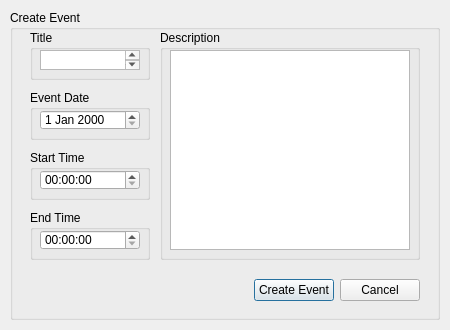
<?xml version="1.0" encoding="UTF-8"?>
<ui version="4.0">
 <class>EventsCreateWindow</class>
 <widget class="QDialog" name="EventsCreateWindow">
  <property name="geometry">
   <rect>
    <x>0</x>
    <y>0</y>
    <width>450</width>
    <height>330</height>
   </rect>
  </property>
  <property name="minimumSize">
   <size>
    <width>450</width>
    <height>330</height>
   </size>
  </property>
  <property name="maximumSize">
   <size>
    <width>450</width>
    <height>330</height>
   </size>
  </property>
  <property name="windowTitle">
   <string>Dialog</string>
  </property>
  <widget class="QGroupBox" name="CreateEventBox">
   <property name="geometry">
    <rect>
     <x>10</x>
     <y>10</y>
     <width>430</width>
     <height>310</height>
    </rect>
   </property>
   <property name="title">
    <string>Create Event</string>
   </property>
   <widget class="QGroupBox" name="TitleBox">
    <property name="geometry">
     <rect>
      <x>20</x>
      <y>20</y>
      <width>120</width>
      <height>50</height>
     </rect>
    </property>
    <property name="title">
     <string>Title</string>
    </property>
    <widget class="QPlainTextEdit" name="TitlePlainTextEdit">
     <property name="geometry">
      <rect>
       <x>10</x>
       <y>20</y>
       <width>100</width>
       <height>20</height>
      </rect>
     </property>
    </widget>
   </widget>
   <widget class="QGroupBox" name="DescriptionBox">
    <property name="geometry">
     <rect>
      <x>150</x>
      <y>20</y>
      <width>260</width>
      <height>230</height>
     </rect>
    </property>
    <property name="title">
     <string>Description</string>
    </property>
    <widget class="QPlainTextEdit" name="DescriptionPlainTextEdit">
     <property name="geometry">
      <rect>
       <x>10</x>
       <y>20</y>
       <width>240</width>
       <height>200</height>
      </rect>
     </property>
    </widget>
   </widget>
   <widget class="QGroupBox" name="EventDateBox">
    <property name="geometry">
     <rect>
      <x>20</x>
      <y>80</y>
      <width>120</width>
      <height>50</height>
     </rect>
    </property>
    <property name="title">
     <string>Event Date</string>
    </property>
    <widget class="QDateEdit" name="EventDateEdit">
     <property name="geometry">
      <rect>
       <x>10</x>
       <y>20</y>
       <width>100</width>
       <height>20</height>
      </rect>
     </property>
    </widget>
   </widget>
   <widget class="QGroupBox" name="StartTimeBox">
    <property name="geometry">
     <rect>
      <x>20</x>
      <y>140</y>
      <width>120</width>
      <height>50</height>
     </rect>
    </property>
    <property name="title">
     <string>Start Time</string>
    </property>
    <widget class="QTimeEdit" name="StartTimeEdit">
     <property name="geometry">
      <rect>
       <x>10</x>
       <y>20</y>
       <width>100</width>
       <height>20</height>
      </rect>
     </property>
    </widget>
   </widget>
   <widget class="QGroupBox" name="EndTimeBox">
    <property name="geometry">
     <rect>
      <x>20</x>
      <y>200</y>
      <width>120</width>
      <height>50</height>
     </rect>
    </property>
    <property name="title">
     <string>End Time</string>
    </property>
    <widget class="QTimeEdit" name="EndTimeEdit">
     <property name="geometry">
      <rect>
       <x>10</x>
       <y>20</y>
       <width>100</width>
       <height>20</height>
      </rect>
     </property>
    </widget>
   </widget>
   <widget class="QWidget" name="horizontalLayoutWidget">
    <property name="geometry">
     <rect>
      <x>20</x>
      <y>260</y>
      <width>390</width>
      <height>40</height>
     </rect>
    </property>
    <layout class="QHBoxLayout" name="HorizontalLayout">
     <item>
      <spacer name="HorizontalSpacer">
       <property name="orientation">
        <enum>Qt::Horizontal</enum>
       </property>
       <property name="sizeHint" stdset="0">
        <size>
         <width>40</width>
         <height>20</height>
        </size>
       </property>
      </spacer>
     </item>
     <item>
      <widget class="QPushButton" name="EventCreateButton">
       <property name="text">
        <string>Create Event</string>
       </property>
      </widget>
     </item>
     <item>
      <widget class="QPushButton" name="CancelButton">
       <property name="text">
        <string>Cancel</string>
       </property>
      </widget>
     </item>
    </layout>
   </widget>
  </widget>
 </widget>
 <resources/>
 <connections/>
</ui>
